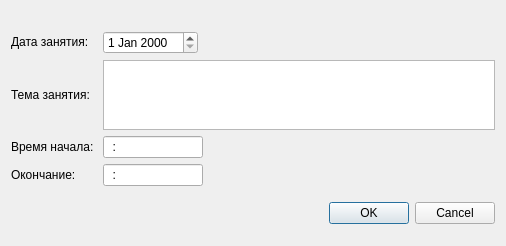
<?xml version="1.0" encoding="UTF-8"?>
<ui version="4.0">
 <class>JDialog</class>
 <widget class="QDialog" name="JDialog">
  <property name="geometry">
   <rect>
    <x>0</x>
    <y>0</y>
    <width>506</width>
    <height>246</height>
   </rect>
  </property>
  <property name="windowTitle">
   <string>Редактор записи журнала</string>
  </property>
  <layout class="QVBoxLayout" name="verticalLayout">
   <item>
    <layout class="QGridLayout" name="gridLayout">
     <property name="topMargin">
      <number>10</number>
     </property>
     <item row="0" column="0">
      <widget class="QLabel" name="label">
       <property name="sizePolicy">
        <sizepolicy hsizetype="Fixed" vsizetype="Fixed">
         <horstretch>0</horstretch>
         <verstretch>0</verstretch>
        </sizepolicy>
       </property>
       <property name="text">
        <string>Дата занятия: </string>
       </property>
      </widget>
     </item>
     <item row="2" column="0">
      <widget class="QLabel" name="label_4">
       <property name="text">
        <string>Время начала: </string>
       </property>
      </widget>
     </item>
     <item row="1" column="1" colspan="3">
      <widget class="QPlainTextEdit" name="plainTextEdit">
       <property name="maximumSize">
        <size>
         <width>16777215</width>
         <height>70</height>
        </size>
       </property>
      </widget>
     </item>
     <item row="1" column="0">
      <widget class="QLabel" name="label_2">
       <property name="sizePolicy">
        <sizepolicy hsizetype="Preferred" vsizetype="Fixed">
         <horstretch>0</horstretch>
         <verstretch>0</verstretch>
        </sizepolicy>
       </property>
       <property name="text">
        <string>Тема занятия:</string>
       </property>
       <property name="alignment">
        <set>Qt::AlignLeading|Qt::AlignLeft|Qt::AlignTop</set>
       </property>
      </widget>
     </item>
     <item row="2" column="1">
      <widget class="QLineEdit" name="lineEdit_2">
       <property name="sizePolicy">
        <sizepolicy hsizetype="Fixed" vsizetype="Fixed">
         <horstretch>0</horstretch>
         <verstretch>0</verstretch>
        </sizepolicy>
       </property>
       <property name="maximumSize">
        <size>
         <width>100</width>
         <height>16777215</height>
        </size>
       </property>
       <property name="inputMask">
        <string>00:00</string>
       </property>
       <property name="text">
        <string>:</string>
       </property>
      </widget>
     </item>
     <item row="3" column="0">
      <widget class="QLabel" name="label_5">
       <property name="text">
        <string>Окончание:     </string>
       </property>
      </widget>
     </item>
     <item row="3" column="1">
      <widget class="QLineEdit" name="lineEdit">
       <property name="sizePolicy">
        <sizepolicy hsizetype="Fixed" vsizetype="Fixed">
         <horstretch>0</horstretch>
         <verstretch>0</verstretch>
        </sizepolicy>
       </property>
       <property name="minimumSize">
        <size>
         <width>4</width>
         <height>0</height>
        </size>
       </property>
       <property name="maximumSize">
        <size>
         <width>100</width>
         <height>16777215</height>
        </size>
       </property>
       <property name="inputMask">
        <string>00:00</string>
       </property>
       <property name="text">
        <string>:</string>
       </property>
      </widget>
     </item>
     <item row="0" column="1" colspan="2">
      <widget class="QDateEdit" name="dateEdit">
       <property name="sizePolicy">
        <sizepolicy hsizetype="Fixed" vsizetype="Fixed">
         <horstretch>0</horstretch>
         <verstretch>0</verstretch>
        </sizepolicy>
       </property>
      </widget>
     </item>
    </layout>
   </item>
   <item>
    <widget class="QDialogButtonBox" name="buttonBox">
     <property name="orientation">
      <enum>Qt::Horizontal</enum>
     </property>
     <property name="standardButtons">
      <set>QDialogButtonBox::Cancel|QDialogButtonBox::Ok</set>
     </property>
    </widget>
   </item>
  </layout>
 </widget>
 <resources/>
 <connections>
  <connection>
   <sender>buttonBox</sender>
   <signal>accepted()</signal>
   <receiver>JDialog</receiver>
   <slot>accept()</slot>
   <hints>
    <hint type="sourcelabel">
     <x>248</x>
     <y>254</y>
    </hint>
    <hint type="destinationlabel">
     <x>157</x>
     <y>274</y>
    </hint>
   </hints>
  </connection>
  <connection>
   <sender>buttonBox</sender>
   <signal>rejected()</signal>
   <receiver>JDialog</receiver>
   <slot>reject()</slot>
   <hints>
    <hint type="sourcelabel">
     <x>316</x>
     <y>260</y>
    </hint>
    <hint type="destinationlabel">
     <x>286</x>
     <y>274</y>
    </hint>
   </hints>
  </connection>
 </connections>
</ui>
